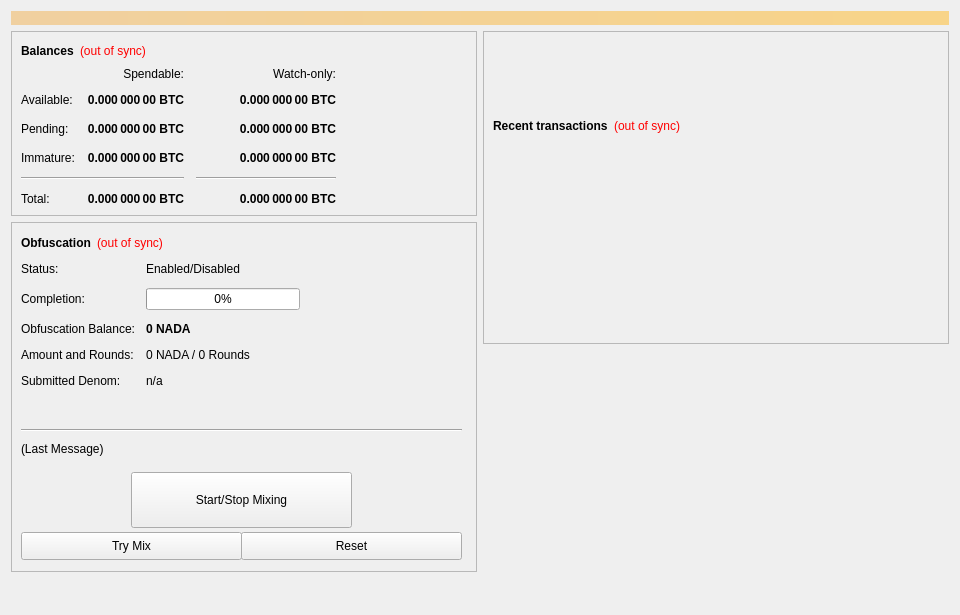
<?xml version="1.0" encoding="UTF-8"?>
<ui version="4.0">
 <class>OverviewPage</class>
 <widget class="QWidget" name="OverviewPage">
  <property name="geometry">
   <rect>
    <x>0</x>
    <y>0</y>
    <width>960</width>
    <height>615</height>
   </rect>
  </property>
  <property name="minimumSize">
   <size>
    <width>960</width>
    <height>0</height>
   </size>
  </property>
  <property name="windowTitle">
   <string>Form</string>
  </property>
  <layout class="QVBoxLayout" name="topLayout">
   <item>
    <widget class="QLabel" name="labelAlerts">
     <property name="visible">
      <bool>false</bool>
     </property>
     <property name="styleSheet">
      <string notr="true">background-color: qlineargradient(x1: 0, y1: 0, x2: 1, y2: 0, stop:0 #F0D0A0, stop:1 #F8D488); color:#000000;</string>
     </property>
     <property name="wordWrap">
      <bool>true</bool>
     </property>
     <property name="margin">
      <number>3</number>
     </property>
    </widget>
   </item>
   <item>
    <layout class="QHBoxLayout" name="horizontalLayout" stretch="1,1">
     <item>
      <layout class="QVBoxLayout" name="verticalLayout_2">
       <item>
        <widget class="QFrame" name="frame">
         <property name="frameShape">
          <enum>QFrame::StyledPanel</enum>
         </property>
         <property name="frameShadow">
          <enum>QFrame::Raised</enum>
         </property>
         <layout class="QVBoxLayout" name="verticalLayout_4">
          <item>
           <layout class="QHBoxLayout" name="horizontalLayout_4">
            <item>
             <widget class="QLabel" name="label_5">
              <property name="font">
               <font>
                <weight>75</weight>
                <bold>true</bold>
               </font>
              </property>
              <property name="text">
               <string>Balances</string>
              </property>
             </widget>
            </item>
            <item>
             <widget class="QLabel" name="labelWalletStatus">
              <property name="cursor">
               <cursorShape>WhatsThisCursor</cursorShape>
              </property>
              <property name="toolTip">
               <string>The displayed information may be out of date. Your wallet automatically synchronizes with the NADACoin network after a connection is established, but this process has not completed yet.</string>
              </property>
              <property name="styleSheet">
               <string notr="true">QLabel { color: red; }</string>
              </property>
              <property name="text">
               <string notr="true">(out of sync)</string>
              </property>
              <property name="alignment">
               <set>Qt::AlignLeading|Qt::AlignLeft|Qt::AlignVCenter</set>
              </property>
             </widget>
            </item>
            <item>
             <spacer name="horizontalSpacer_3">
              <property name="orientation">
               <enum>Qt::Horizontal</enum>
              </property>
              <property name="sizeHint" stdset="0">
               <size>
                <width>40</width>
                <height>20</height>
               </size>
              </property>
             </spacer>
            </item>
           </layout>
          </item>
          <item>
           <layout class="QGridLayout" name="gridLayout">
            <property name="spacing">
             <number>12</number>
            </property>
            <item row="2" column="2">
             <widget class="QLabel" name="labelWatchPending">
              <property name="font">
               <font>
                <weight>75</weight>
                <bold>true</bold>
               </font>
              </property>
              <property name="cursor">
               <cursorShape>IBeamCursor</cursorShape>
              </property>
              <property name="toolTip">
               <string>Unconfirmed transactions to watch-only addresses</string>
              </property>
              <property name="text">
               <string notr="true">0.000 000 00 BTC</string>
              </property>
              <property name="alignment">
               <set>Qt::AlignRight|Qt::AlignTrailing|Qt::AlignVCenter</set>
              </property>
              <property name="textInteractionFlags">
               <set>Qt::LinksAccessibleByMouse|Qt::TextSelectableByKeyboard|Qt::TextSelectableByMouse</set>
              </property>
             </widget>
            </item>
            <item row="2" column="1">
             <widget class="QLabel" name="labelUnconfirmed">
              <property name="font">
               <font>
                <weight>75</weight>
                <bold>true</bold>
               </font>
              </property>
              <property name="cursor">
               <cursorShape>IBeamCursor</cursorShape>
              </property>
              <property name="toolTip">
               <string>Total of transactions that have yet to be confirmed, and do not yet count toward the spendable balance</string>
              </property>
              <property name="text">
               <string notr="true">0.000 000 00 BTC</string>
              </property>
              <property name="alignment">
               <set>Qt::AlignRight|Qt::AlignTrailing|Qt::AlignVCenter</set>
              </property>
              <property name="textInteractionFlags">
               <set>Qt::LinksAccessibleByMouse|Qt::TextSelectableByKeyboard|Qt::TextSelectableByMouse</set>
              </property>
             </widget>
            </item>
            <item row="3" column="2">
             <widget class="QLabel" name="labelWatchImmature">
              <property name="font">
               <font>
                <weight>75</weight>
                <bold>true</bold>
               </font>
              </property>
              <property name="cursor">
               <cursorShape>IBeamCursor</cursorShape>
              </property>
              <property name="toolTip">
               <string>Staked or masternode rewards in watch-only addresses that has not yet matured</string>
              </property>
              <property name="text">
               <string notr="true">0.000 000 00 BTC</string>
              </property>
              <property name="alignment">
               <set>Qt::AlignRight|Qt::AlignTrailing|Qt::AlignVCenter</set>
              </property>
              <property name="textInteractionFlags">
               <set>Qt::LinksAccessibleByMouse|Qt::TextSelectableByKeyboard|Qt::TextSelectableByMouse</set>
              </property>
             </widget>
            </item>
            <item row="4" column="0" colspan="2">
             <widget class="Line" name="lineSpendableBalance">
              <property name="orientation">
               <enum>Qt::Horizontal</enum>
              </property>
             </widget>
            </item>
            <item row="4" column="2">
             <widget class="Line" name="lineWatchBalance">
              <property name="sizePolicy">
               <sizepolicy hsizetype="Preferred" vsizetype="Fixed">
                <horstretch>0</horstretch>
                <verstretch>0</verstretch>
               </sizepolicy>
              </property>
              <property name="minimumSize">
               <size>
                <width>140</width>
                <height>0</height>
               </size>
              </property>
              <property name="orientation">
               <enum>Qt::Horizontal</enum>
              </property>
             </widget>
            </item>
            <item row="5" column="0">
             <widget class="QLabel" name="labelTotalText">
              <property name="text">
               <string>Total:</string>
              </property>
             </widget>
            </item>
            <item row="3" column="1">
             <widget class="QLabel" name="labelImmature">
              <property name="font">
               <font>
                <weight>75</weight>
                <bold>true</bold>
               </font>
              </property>
              <property name="cursor">
               <cursorShape>IBeamCursor</cursorShape>
              </property>
              <property name="toolTip">
               <string>Staked or masternode rewards that has not yet matured</string>
              </property>
              <property name="text">
               <string notr="true">0.000 000 00 BTC</string>
              </property>
              <property name="alignment">
               <set>Qt::AlignRight|Qt::AlignTrailing|Qt::AlignVCenter</set>
              </property>
              <property name="textInteractionFlags">
               <set>Qt::LinksAccessibleByMouse|Qt::TextSelectableByKeyboard|Qt::TextSelectableByMouse</set>
              </property>
             </widget>
            </item>
            <item row="2" column="3">
             <spacer name="horizontalSpacer_2">
              <property name="orientation">
               <enum>Qt::Horizontal</enum>
              </property>
              <property name="sizeHint" stdset="0">
               <size>
                <width>40</width>
                <height>20</height>
               </size>
              </property>
             </spacer>
            </item>
            <item row="3" column="0">
             <widget class="QLabel" name="labelImmatureText">
              <property name="text">
               <string>Immature:</string>
              </property>
             </widget>
            </item>
            <item row="5" column="1">
             <widget class="QLabel" name="labelTotal">
              <property name="font">
               <font>
                <weight>75</weight>
                <bold>true</bold>
               </font>
              </property>
              <property name="cursor">
               <cursorShape>IBeamCursor</cursorShape>
              </property>
              <property name="toolTip">
               <string>Your current total balance</string>
              </property>
              <property name="text">
               <string notr="true">0.000 000 00 BTC</string>
              </property>
              <property name="alignment">
               <set>Qt::AlignRight|Qt::AlignTrailing|Qt::AlignVCenter</set>
              </property>
              <property name="textInteractionFlags">
               <set>Qt::LinksAccessibleByMouse|Qt::TextSelectableByKeyboard|Qt::TextSelectableByMouse</set>
              </property>
             </widget>
            </item>
            <item row="5" column="2">
             <widget class="QLabel" name="labelWatchTotal">
              <property name="font">
               <font>
                <weight>75</weight>
                <bold>true</bold>
               </font>
              </property>
              <property name="cursor">
               <cursorShape>IBeamCursor</cursorShape>
              </property>
              <property name="toolTip">
               <string>Current total balance in watch-only addresses</string>
              </property>
              <property name="text">
               <string notr="true">0.000 000 00 BTC</string>
              </property>
              <property name="alignment">
               <set>Qt::AlignRight|Qt::AlignTrailing|Qt::AlignVCenter</set>
              </property>
              <property name="textInteractionFlags">
               <set>Qt::LinksAccessibleByMouse|Qt::TextSelectableByKeyboard|Qt::TextSelectableByMouse</set>
              </property>
             </widget>
            </item>
            <item row="0" column="2">
             <widget class="QLabel" name="labelWatchonly">
              <property name="text">
               <string>Watch-only:</string>
              </property>
              <property name="alignment">
               <set>Qt::AlignRight|Qt::AlignTrailing|Qt::AlignVCenter</set>
              </property>
             </widget>
            </item>
            <item row="1" column="0">
             <widget class="QLabel" name="labelBalanceText">
              <property name="text">
               <string>Available:</string>
              </property>
             </widget>
            </item>
            <item row="1" column="1">
             <widget class="QLabel" name="labelBalance">
              <property name="font">
               <font>
                <weight>75</weight>
                <bold>true</bold>
               </font>
              </property>
              <property name="cursor">
               <cursorShape>IBeamCursor</cursorShape>
              </property>
              <property name="toolTip">
               <string>Your current spendable balance</string>
              </property>
              <property name="text">
               <string notr="true">0.000 000 00 BTC</string>
              </property>
              <property name="alignment">
               <set>Qt::AlignRight|Qt::AlignTrailing|Qt::AlignVCenter</set>
              </property>
              <property name="textInteractionFlags">
               <set>Qt::LinksAccessibleByMouse|Qt::TextSelectableByKeyboard|Qt::TextSelectableByMouse</set>
              </property>
             </widget>
            </item>
            <item row="1" column="2">
             <widget class="QLabel" name="labelWatchAvailable">
              <property name="font">
               <font>
                <weight>75</weight>
                <bold>true</bold>
               </font>
              </property>
              <property name="cursor">
               <cursorShape>IBeamCursor</cursorShape>
              </property>
              <property name="toolTip">
               <string>Your current balance in watch-only addresses</string>
              </property>
              <property name="text">
               <string notr="true">0.000 000 00 BTC</string>
              </property>
              <property name="alignment">
               <set>Qt::AlignRight|Qt::AlignTrailing|Qt::AlignVCenter</set>
              </property>
              <property name="textInteractionFlags">
               <set>Qt::LinksAccessibleByMouse|Qt::TextSelectableByKeyboard|Qt::TextSelectableByMouse</set>
              </property>
             </widget>
            </item>
            <item row="2" column="0">
             <widget class="QLabel" name="labelPendingText">
              <property name="text">
               <string>Pending:</string>
              </property>
             </widget>
            </item>
            <item row="0" column="1">
             <widget class="QLabel" name="labelSpendable">
              <property name="text">
               <string>Spendable:</string>
              </property>
              <property name="alignment">
               <set>Qt::AlignRight|Qt::AlignTrailing|Qt::AlignVCenter</set>
              </property>
             </widget>
            </item>
           </layout>
          </item>
         </layout>
        </widget>
       </item>
       <item>
        <widget class="QFrame" name="frameObfuscation">
         <property name="minimumSize">
          <size>
           <width>0</width>
           <height>350</height>
          </size>
         </property>
         <property name="layoutDirection">
          <enum>Qt::LeftToRight</enum>
         </property>
         <property name="frameShape">
          <enum>QFrame::StyledPanel</enum>
         </property>
         <property name="frameShadow">
          <enum>QFrame::Raised</enum>
         </property>
         <widget class="QWidget" name="formLayoutWidget">
          <property name="geometry">
           <rect>
            <x>10</x>
            <y>40</y>
            <width>451</width>
            <height>161</height>
           </rect>
          </property>
          <layout class="QFormLayout" name="formLayout">
           <property name="fieldGrowthPolicy">
            <enum>QFormLayout::AllNonFixedFieldsGrow</enum>
           </property>
           <property name="horizontalSpacing">
            <number>11</number>
           </property>
           <property name="verticalSpacing">
            <number>12</number>
           </property>
           <item row="0" column="0">
            <widget class="QLabel" name="label_6">
             <property name="text">
              <string>Status:</string>
             </property>
            </widget>
           </item>
           <item row="1" column="0">
            <widget class="QLabel" name="label_7">
             <property name="text">
              <string>Completion:</string>
             </property>
            </widget>
           </item>
           <item row="1" column="1">
            <widget class="QProgressBar" name="obfuscationProgress">
             <property name="maximumSize">
              <size>
               <width>154</width>
               <height>16777215</height>
              </size>
             </property>
             <property name="value">
              <number>0</number>
             </property>
            </widget>
           </item>
           <item row="2" column="0">
            <widget class="QLabel" name="labelAnonymizedText">
             <property name="text">
              <string>Obfuscation Balance:</string>
             </property>
            </widget>
           </item>
           <item row="2" column="1">
            <widget class="QLabel" name="labelAnonymized">
             <property name="font">
              <font>
               <weight>75</weight>
               <bold>true</bold>
              </font>
             </property>
             <property name="text">
              <string notr="true">0 NADA</string>
             </property>
            </widget>
           </item>
           <item row="3" column="0">
            <widget class="QLabel" name="label_8">
             <property name="text">
              <string>Amount and Rounds:</string>
             </property>
            </widget>
           </item>
           <item row="3" column="1">
            <widget class="QLabel" name="labelAmountRounds">
             <property name="text">
              <string>0 NADA / 0 Rounds</string>
             </property>
            </widget>
           </item>
           <item row="4" column="0">
            <widget class="QLabel" name="label_9">
             <property name="text">
              <string>Submitted Denom:</string>
             </property>
            </widget>
           </item>
           <item row="4" column="1">
            <widget class="QLabel" name="labelSubmittedDenom">
             <property name="toolTip">
              <string>The denominations you submitted to the Masternode.&lt;br&gt;To mix, other users must submit the exact same denominations.</string>
             </property>
             <property name="text">
              <string>n/a</string>
             </property>
            </widget>
           </item>
           <item row="0" column="1">
            <widget class="QLabel" name="obfuscationEnabled">
             <property name="text">
              <string>Enabled/Disabled</string>
             </property>
            </widget>
           </item>
          </layout>
         </widget>
         <widget class="QPushButton" name="runAutoDenom">
          <property name="geometry">
           <rect>
            <x>251</x>
            <y>17</y>
            <width>1</width>
            <height>1</height>
           </rect>
          </property>
          <property name="palette">
           <palette>
            <active>
             <colorrole role="WindowText">
              <brush brushstyle="SolidPattern">
               <color alpha="255">
                <red>0</red>
                <green>0</green>
                <blue>0</blue>
               </color>
              </brush>
             </colorrole>
             <colorrole role="Button">
              <brush brushstyle="SolidPattern">
               <color alpha="255">
                <red>239</red>
                <green>238</green>
                <blue>238</blue>
               </color>
              </brush>
             </colorrole>
             <colorrole role="Light">
              <brush brushstyle="SolidPattern">
               <color alpha="255">
                <red>255</red>
                <green>255</green>
                <blue>255</blue>
               </color>
              </brush>
             </colorrole>
             <colorrole role="Midlight">
              <brush brushstyle="SolidPattern">
               <color alpha="255">
                <red>247</red>
                <green>246</green>
                <blue>246</blue>
               </color>
              </brush>
             </colorrole>
             <colorrole role="Dark">
              <brush brushstyle="SolidPattern">
               <color alpha="255">
                <red>119</red>
                <green>119</green>
                <blue>119</blue>
               </color>
              </brush>
             </colorrole>
             <colorrole role="Mid">
              <brush brushstyle="SolidPattern">
               <color alpha="255">
                <red>159</red>
                <green>159</green>
                <blue>159</blue>
               </color>
              </brush>
             </colorrole>
             <colorrole role="Text">
              <brush brushstyle="SolidPattern">
               <color alpha="255">
                <red>0</red>
                <green>0</green>
                <blue>0</blue>
               </color>
              </brush>
             </colorrole>
             <colorrole role="BrightText">
              <brush brushstyle="SolidPattern">
               <color alpha="255">
                <red>255</red>
                <green>255</green>
                <blue>255</blue>
               </color>
              </brush>
             </colorrole>
             <colorrole role="ButtonText">
              <brush brushstyle="SolidPattern">
               <color alpha="255">
                <red>0</red>
                <green>0</green>
                <blue>0</blue>
               </color>
              </brush>
             </colorrole>
             <colorrole role="Base">
              <brush brushstyle="SolidPattern">
               <color alpha="255">
                <red>255</red>
                <green>255</green>
                <blue>255</blue>
               </color>
              </brush>
             </colorrole>
             <colorrole role="Window">
              <brush brushstyle="SolidPattern">
               <color alpha="255">
                <red>239</red>
                <green>238</green>
                <blue>238</blue>
               </color>
              </brush>
             </colorrole>
             <colorrole role="Shadow">
              <brush brushstyle="SolidPattern">
               <color alpha="255">
                <red>0</red>
                <green>0</green>
                <blue>0</blue>
               </color>
              </brush>
             </colorrole>
             <colorrole role="AlternateBase">
              <brush brushstyle="SolidPattern">
               <color alpha="255">
                <red>247</red>
                <green>246</green>
                <blue>246</blue>
               </color>
              </brush>
             </colorrole>
             <colorrole role="ToolTipBase">
              <brush brushstyle="SolidPattern">
               <color alpha="255">
                <red>255</red>
                <green>255</green>
                <blue>220</blue>
               </color>
              </brush>
             </colorrole>
             <colorrole role="ToolTipText">
              <brush brushstyle="SolidPattern">
               <color alpha="255">
                <red>0</red>
                <green>0</green>
                <blue>0</blue>
               </color>
              </brush>
             </colorrole>
            </active>
            <inactive>
             <colorrole role="WindowText">
              <brush brushstyle="SolidPattern">
               <color alpha="255">
                <red>0</red>
                <green>0</green>
                <blue>0</blue>
               </color>
              </brush>
             </colorrole>
             <colorrole role="Button">
              <brush brushstyle="SolidPattern">
               <color alpha="255">
                <red>239</red>
                <green>238</green>
                <blue>238</blue>
               </color>
              </brush>
             </colorrole>
             <colorrole role="Light">
              <brush brushstyle="SolidPattern">
               <color alpha="255">
                <red>255</red>
                <green>255</green>
                <blue>255</blue>
               </color>
              </brush>
             </colorrole>
             <colorrole role="Midlight">
              <brush brushstyle="SolidPattern">
               <color alpha="255">
                <red>247</red>
                <green>246</green>
                <blue>246</blue>
               </color>
              </brush>
             </colorrole>
             <colorrole role="Dark">
              <brush brushstyle="SolidPattern">
               <color alpha="255">
                <red>119</red>
                <green>119</green>
                <blue>119</blue>
               </color>
              </brush>
             </colorrole>
             <colorrole role="Mid">
              <brush brushstyle="SolidPattern">
               <color alpha="255">
                <red>159</red>
                <green>159</green>
                <blue>159</blue>
               </color>
              </brush>
             </colorrole>
             <colorrole role="Text">
              <brush brushstyle="SolidPattern">
               <color alpha="255">
                <red>0</red>
                <green>0</green>
                <blue>0</blue>
               </color>
              </brush>
             </colorrole>
             <colorrole role="BrightText">
              <brush brushstyle="SolidPattern">
               <color alpha="255">
                <red>255</red>
                <green>255</green>
                <blue>255</blue>
               </color>
              </brush>
             </colorrole>
             <colorrole role="ButtonText">
              <brush brushstyle="SolidPattern">
               <color alpha="255">
                <red>0</red>
                <green>0</green>
                <blue>0</blue>
               </color>
              </brush>
             </colorrole>
             <colorrole role="Base">
              <brush brushstyle="SolidPattern">
               <color alpha="255">
                <red>255</red>
                <green>255</green>
                <blue>255</blue>
               </color>
              </brush>
             </colorrole>
             <colorrole role="Window">
              <brush brushstyle="SolidPattern">
               <color alpha="255">
                <red>239</red>
                <green>238</green>
                <blue>238</blue>
               </color>
              </brush>
             </colorrole>
             <colorrole role="Shadow">
              <brush brushstyle="SolidPattern">
               <color alpha="255">
                <red>0</red>
                <green>0</green>
                <blue>0</blue>
               </color>
              </brush>
             </colorrole>
             <colorrole role="AlternateBase">
              <brush brushstyle="SolidPattern">
               <color alpha="255">
                <red>247</red>
                <green>246</green>
                <blue>246</blue>
               </color>
              </brush>
             </colorrole>
             <colorrole role="ToolTipBase">
              <brush brushstyle="SolidPattern">
               <color alpha="255">
                <red>255</red>
                <green>255</green>
                <blue>220</blue>
               </color>
              </brush>
             </colorrole>
             <colorrole role="ToolTipText">
              <brush brushstyle="SolidPattern">
               <color alpha="255">
                <red>0</red>
                <green>0</green>
                <blue>0</blue>
               </color>
              </brush>
             </colorrole>
            </inactive>
            <disabled>
             <colorrole role="WindowText">
              <brush brushstyle="SolidPattern">
               <color alpha="255">
                <red>119</red>
                <green>119</green>
                <blue>119</blue>
               </color>
              </brush>
             </colorrole>
             <colorrole role="Button">
              <brush brushstyle="SolidPattern">
               <color alpha="255">
                <red>239</red>
                <green>238</green>
                <blue>238</blue>
               </color>
              </brush>
             </colorrole>
             <colorrole role="Light">
              <brush brushstyle="SolidPattern">
               <color alpha="255">
                <red>255</red>
                <green>255</green>
                <blue>255</blue>
               </color>
              </brush>
             </colorrole>
             <colorrole role="Midlight">
              <brush brushstyle="SolidPattern">
               <color alpha="255">
                <red>247</red>
                <green>246</green>
                <blue>246</blue>
               </color>
              </brush>
             </colorrole>
             <colorrole role="Dark">
              <brush brushstyle="SolidPattern">
               <color alpha="255">
                <red>119</red>
                <green>119</green>
                <blue>119</blue>
               </color>
              </brush>
             </colorrole>
             <colorrole role="Mid">
              <brush brushstyle="SolidPattern">
               <color alpha="255">
                <red>159</red>
                <green>159</green>
                <blue>159</blue>
               </color>
              </brush>
             </colorrole>
             <colorrole role="Text">
              <brush brushstyle="SolidPattern">
               <color alpha="255">
                <red>119</red>
                <green>119</green>
                <blue>119</blue>
               </color>
              </brush>
             </colorrole>
             <colorrole role="BrightText">
              <brush brushstyle="SolidPattern">
               <color alpha="255">
                <red>255</red>
                <green>255</green>
                <blue>255</blue>
               </color>
              </brush>
             </colorrole>
             <colorrole role="ButtonText">
              <brush brushstyle="SolidPattern">
               <color alpha="255">
                <red>119</red>
                <green>119</green>
                <blue>119</blue>
               </color>
              </brush>
             </colorrole>
             <colorrole role="Base">
              <brush brushstyle="SolidPattern">
               <color alpha="255">
                <red>239</red>
                <green>238</green>
                <blue>238</blue>
               </color>
              </brush>
             </colorrole>
             <colorrole role="Window">
              <brush brushstyle="SolidPattern">
               <color alpha="255">
                <red>239</red>
                <green>238</green>
                <blue>238</blue>
               </color>
              </brush>
             </colorrole>
             <colorrole role="Shadow">
              <brush brushstyle="SolidPattern">
               <color alpha="255">
                <red>0</red>
                <green>0</green>
                <blue>0</blue>
               </color>
              </brush>
             </colorrole>
             <colorrole role="AlternateBase">
              <brush brushstyle="SolidPattern">
               <color alpha="255">
                <red>239</red>
                <green>238</green>
                <blue>238</blue>
               </color>
              </brush>
             </colorrole>
             <colorrole role="ToolTipBase">
              <brush brushstyle="SolidPattern">
               <color alpha="255">
                <red>255</red>
                <green>255</green>
                <blue>220</blue>
               </color>
              </brush>
             </colorrole>
             <colorrole role="ToolTipText">
              <brush brushstyle="SolidPattern">
               <color alpha="255">
                <red>0</red>
                <green>0</green>
                <blue>0</blue>
               </color>
              </brush>
             </colorrole>
            </disabled>
           </palette>
          </property>
          <property name="focusPolicy">
           <enum>Qt::NoFocus</enum>
          </property>
          <property name="autoFillBackground">
           <bool>true</bool>
          </property>
          <property name="text">
           <string/>
          </property>
          <property name="flat">
           <bool>true</bool>
          </property>
         </widget>
         <widget class="QPushButton" name="toggleObfuscation">
          <property name="geometry">
           <rect>
            <x>120</x>
            <y>250</y>
            <width>221</width>
            <height>56</height>
           </rect>
          </property>
          <property name="sizePolicy">
           <sizepolicy hsizetype="MinimumExpanding" vsizetype="Fixed">
            <horstretch>0</horstretch>
            <verstretch>0</verstretch>
           </sizepolicy>
          </property>
          <property name="text">
           <string>Start/Stop Mixing</string>
          </property>
         </widget>
         <widget class="Line" name="lineLastMessage">
          <property name="geometry">
           <rect>
            <x>10</x>
            <y>200</y>
            <width>441</width>
            <height>16</height>
           </rect>
          </property>
          <property name="orientation">
           <enum>Qt::Horizontal</enum>
          </property>
         </widget>
         <widget class="QLabel" name="obfuscationStatus">
          <property name="geometry">
           <rect>
            <x>10</x>
            <y>220</y>
            <width>451</width>
            <height>61</height>
           </rect>
          </property>
          <property name="minimumSize">
           <size>
            <width>288</width>
            <height>43</height>
           </size>
          </property>
          <property name="text">
           <string>(Last Message)</string>
          </property>
          <property name="alignment">
           <set>Qt::AlignLeading|Qt::AlignLeft|Qt::AlignTop</set>
          </property>
          <property name="wordWrap">
           <bool>true</bool>
          </property>
         </widget>
         <widget class="QPushButton" name="obfuscationAuto">
          <property name="geometry">
           <rect>
            <x>10</x>
            <y>310</y>
            <width>221</width>
            <height>28</height>
           </rect>
          </property>
          <property name="sizePolicy">
           <sizepolicy hsizetype="MinimumExpanding" vsizetype="Fixed">
            <horstretch>0</horstretch>
            <verstretch>0</verstretch>
           </sizepolicy>
          </property>
          <property name="toolTip">
           <string>Try to manually submit a Obfuscation request.</string>
          </property>
          <property name="text">
           <string>Try Mix</string>
          </property>
         </widget>
         <widget class="QPushButton" name="obfuscationReset">
          <property name="geometry">
           <rect>
            <x>230</x>
            <y>310</y>
            <width>221</width>
            <height>28</height>
           </rect>
          </property>
          <property name="sizePolicy">
           <sizepolicy hsizetype="MinimumExpanding" vsizetype="Fixed">
            <horstretch>0</horstretch>
            <verstretch>0</verstretch>
           </sizepolicy>
          </property>
          <property name="toolTip">
           <string>Reset the current status of Obfuscation (can interrupt Obfuscation if it's in the process of Mixing, which can cost you money!)</string>
          </property>
          <property name="autoFillBackground">
           <bool>false</bool>
          </property>
          <property name="text">
           <string>Reset</string>
          </property>
         </widget>
         <widget class="QWidget" name="layoutWidget">
          <property name="geometry">
           <rect>
            <x>10</x>
            <y>10</y>
            <width>431</width>
            <height>22</height>
           </rect>
          </property>
          <layout class="QHBoxLayout" name="horizontalLayout_5">
           <item>
            <widget class="QLabel" name="label_2">
             <property name="font">
              <font>
               <weight>75</weight>
               <bold>true</bold>
              </font>
             </property>
             <property name="text">
              <string>Obfuscation</string>
             </property>
            </widget>
           </item>
           <item>
            <widget class="QLabel" name="labelObfuscationSyncStatus">
             <property name="toolTip">
              <string>The displayed information may be out of date. Your wallet automatically synchronizes with the NADACoin network after a connection is established, but this process has not completed yet.</string>
             </property>
             <property name="styleSheet">
              <string notr="true">QLabel { color: red; }</string>
             </property>
             <property name="text">
              <string notr="true">(out of sync)</string>
             </property>
             <property name="alignment">
              <set>Qt::AlignLeading|Qt::AlignLeft|Qt::AlignVCenter</set>
             </property>
            </widget>
           </item>
           <item>
            <spacer name="horizontalSpacer_4">
             <property name="orientation">
              <enum>Qt::Horizontal</enum>
             </property>
             <property name="sizeHint" stdset="0">
              <size>
               <width>40</width>
               <height>20</height>
              </size>
             </property>
            </spacer>
           </item>
          </layout>
         </widget>
        </widget>
       </item>
       <item>
        <spacer name="verticalSpacer">
         <property name="orientation">
          <enum>Qt::Vertical</enum>
         </property>
         <property name="sizeHint" stdset="0">
          <size>
           <width>20</width>
           <height>40</height>
          </size>
         </property>
        </spacer>
       </item>
      </layout>
     </item>
     <item>
      <layout class="QVBoxLayout" name="verticalLayout_3">
       <item>
        <widget class="QFrame" name="frame_2">
         <property name="frameShape">
          <enum>QFrame::StyledPanel</enum>
         </property>
         <property name="frameShadow">
          <enum>QFrame::Raised</enum>
         </property>
         <layout class="QVBoxLayout" name="verticalLayout">
          <item>
           <spacer name="verticalSpacer_3">
            <property name="orientation">
             <enum>Qt::Vertical</enum>
            </property>
            <property name="sizeType">
             <enum>QSizePolicy::Fixed</enum>
            </property>
            <property name="sizeHint" stdset="0">
             <size>
              <width>20</width>
              <height>75</height>
             </size>
            </property>
           </spacer>
          </item>
          <item>
           <layout class="QHBoxLayout" name="horizontalLayout_2">
            <item>
             <widget class="QLabel" name="label_4">
              <property name="font">
               <font>
                <weight>75</weight>
                <bold>true</bold>
               </font>
              </property>
              <property name="text">
               <string>Recent transactions</string>
              </property>
             </widget>
            </item>
            <item>
             <widget class="QLabel" name="labelTransactionsStatus">
              <property name="cursor">
               <cursorShape>WhatsThisCursor</cursorShape>
              </property>
              <property name="toolTip">
               <string>The displayed information may be out of date. Your wallet automatically synchronizes with the NADACoin network after a connection is established, but this process has not completed yet.</string>
              </property>
              <property name="styleSheet">
               <string notr="true">QLabel { color: red; }</string>
              </property>
              <property name="text">
               <string notr="true">(out of sync)</string>
              </property>
              <property name="alignment">
               <set>Qt::AlignRight|Qt::AlignTrailing|Qt::AlignVCenter</set>
              </property>
             </widget>
            </item>
            <item>
             <spacer name="horizontalSpacer">
              <property name="orientation">
               <enum>Qt::Horizontal</enum>
              </property>
              <property name="sizeHint" stdset="0">
               <size>
                <width>40</width>
                <height>20</height>
               </size>
              </property>
             </spacer>
            </item>
           </layout>
          </item>
          <item>
           <widget class="QListView" name="listTransactions">
            <property name="styleSheet">
             <string notr="true">QListView { background: transparent; }</string>
            </property>
            <property name="frameShape">
             <enum>QFrame::NoFrame</enum>
            </property>
            <property name="verticalScrollBarPolicy">
             <enum>Qt::ScrollBarAlwaysOff</enum>
            </property>
            <property name="horizontalScrollBarPolicy">
             <enum>Qt::ScrollBarAlwaysOff</enum>
            </property>
            <property name="selectionMode">
             <enum>QAbstractItemView::NoSelection</enum>
            </property>
           </widget>
          </item>
         </layout>
        </widget>
       </item>
       <item>
        <spacer name="verticalSpacer_2">
         <property name="orientation">
          <enum>Qt::Vertical</enum>
         </property>
         <property name="sizeType">
          <enum>QSizePolicy::Expanding</enum>
         </property>
         <property name="sizeHint" stdset="0">
          <size>
           <width>20</width>
           <height>40</height>
          </size>
         </property>
        </spacer>
       </item>
      </layout>
     </item>
    </layout>
   </item>
  </layout>
 </widget>
 <resources/>
 <connections/>
</ui>
